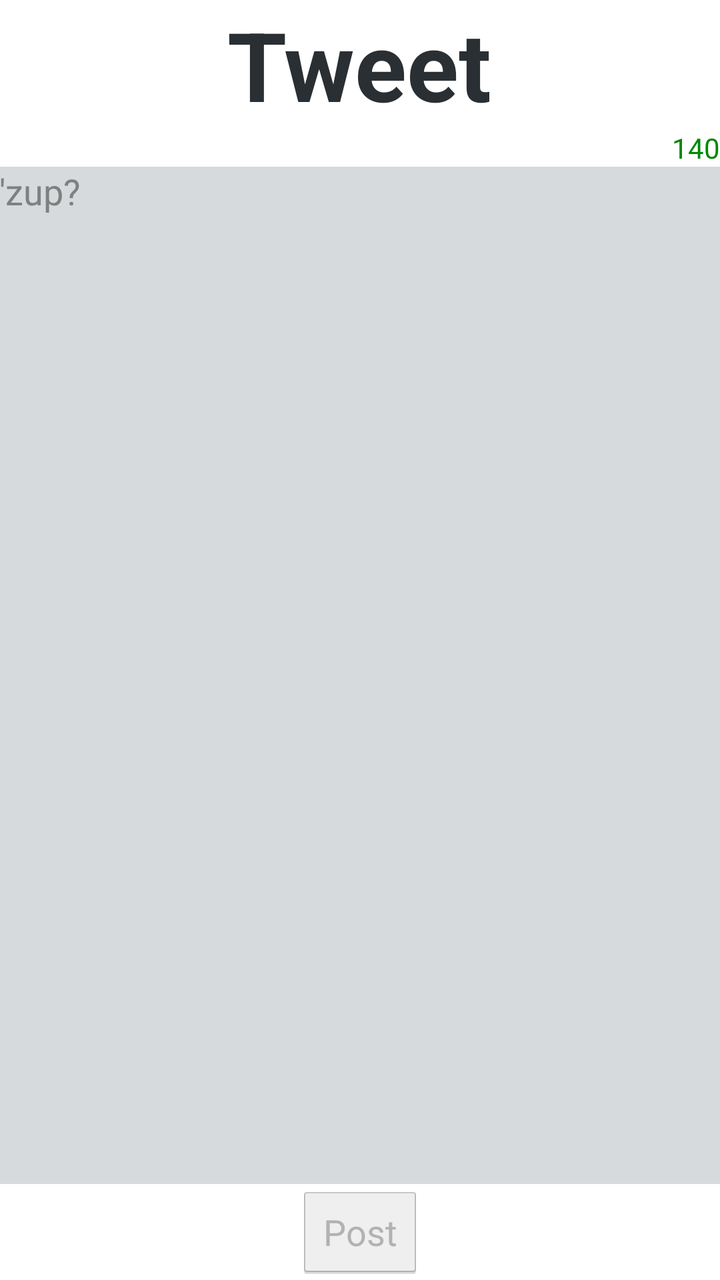
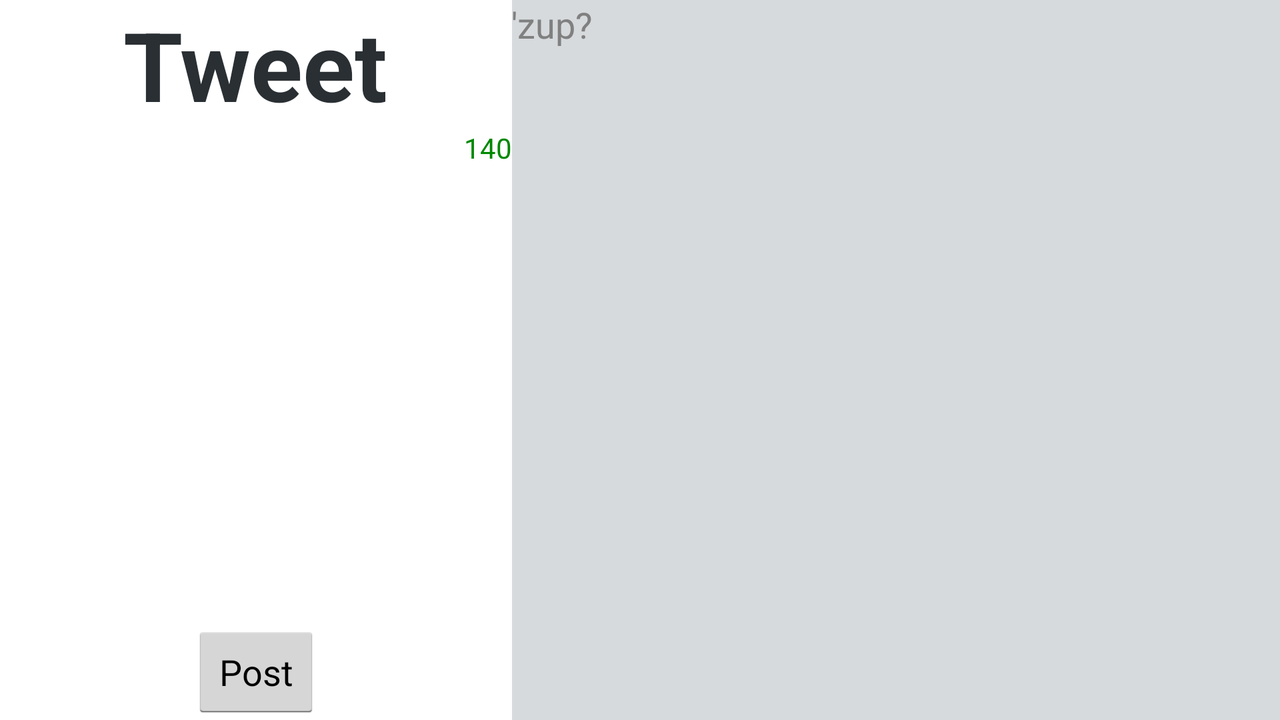

Compare how this app lays out the same screen by default and in its alternative resource folder. The renders come first, then the two layout files and the values they reference.
<!-- AndroidManifest.xml: application theme AppTheme -->
<!-- res/layout/fragment_tweet.xml -->
<LinearLayout
    xmlns:android="http://schemas.android.com/apk/res/android"
    xmlns:tools="http://schemas.android.com/tools"
    android:layout_width="match_parent"
    android:layout_height="match_parent"
    android:orientation="vertical"
    tools:context=".TweetFragment">

    <TextView
        android:id="@+id/tweet_label"
        android:layout_width="wrap_content"
        android:layout_height="wrap_content"
        android:layout_gravity="center_horizontal"
        android:text="@string/tweet_label"
        style="@style/yambaText.label" />

    <TextView
        android:id="@+id/tweet_count"
        android:layout_width="wrap_content"
        android:layout_height="wrap_content"
        android:layout_gravity="right"
        android:textColor="@color/count_ok"
        android:text="@string/tweet_count"/>

    <EditText
        android:id="@+id/tweet_text"
        android:layout_width="match_parent"
        android:layout_height="0dp"
        android:layout_weight="1"
        android:gravity="top|left"
        android:padding="@dimen/activity_vertical_margin"
        android:background="@color/fog"
        android:hint="@string/tweet_hint"/>

    <Button
         android:id="@+id/tweet_submit"
         android:layout_width="wrap_content"
         android:layout_height="wrap_content"
         android:layout_gravity="center_horizontal"
         android:text="@string/tweet_post"
         android:enabled="false"/>

</LinearLayout>
<!-- resources referenced by this layout -->
<resources>
  <color name="count_ok">#008800</color>
  <color name="fog">#4466757f</color>
  <string name="tweet_count">140</string>
  <string name="tweet_hint">\'zup?</string>
  <string name="tweet_label">Tweet</string>
  <string name="tweet_post">Post</string>
  <style name="yambaText.label">
          <item name="android:textSize">48sp</item>
          <item name="android:textStyle">bold</item>
      </style>
  <style name="AppTheme" parent="android:Theme.Holo.Light.DarkActionBar">
          
          <item name="android:windowAnimationStyle">@style/fade</item>
      </style>
  <style name="fade">
          <item name="android:windowEnterAnimation">@anim/fade_in</item>
          <item name="android:windowExitAnimation">@anim/fade_out</item>
      </style>
</resources>
<!-- res/layout-land/fragment_tweet.xml (the repository's variant of the layout above) -->
<!-- drawn on the phone turned sideways -->
<LinearLayout
    xmlns:android="http://schemas.android.com/apk/res/android"
    xmlns:tools="http://schemas.android.com/tools"
    android:layout_width="match_parent"
    android:layout_height="match_parent"
    android:orientation="horizontal"
    tools:context=".TweetFragment">

    <RelativeLayout
        android:layout_width="0dp"
        android:layout_height="match_parent"
        android:layout_weight="2">

        <TextView
            android:id="@+id/tweet_label"
            android:layout_width="wrap_content"
            android:layout_height="wrap_content"
            android:layout_alignParentTop="true"
            android:layout_centerHorizontal="true"
            android:text="@string/tweet_label"
            style="@style/yambaText.label" />

        <TextView
            android:id="@+id/tweet_count"
            android:text="@string/tweet_count"
            android:layout_width="wrap_content"
            android:layout_height="wrap_content"
            android:layout_below="@id/tweet_label"
            android:layout_alignParentRight="true"
            android:textColor="@color/count_ok"/>

        <Button
            android:id="@+id/tweet_submit"
            android:layout_width="wrap_content"
            android:layout_height="wrap_content"
            android:layout_centerHorizontal="true"
            android:layout_alignParentBottom="true"
            android:text="@string/tweet_post" />
    </RelativeLayout>

    <EditText
        android:id="@+id/tweet_text"
        android:layout_height="match_parent"
        android:layout_width="0dp"
        android:layout_weight="3"
        android:layout_marginLeft="@dimen/activity_horizontal_margin"
        android:gravity="top|left"
        android:background="@color/fog"
        android:padding="@dimen/activity_vertical_margin"
        android:hint="@string/tweet_hint"
        android:enabled="false"/>

</LinearLayout>
